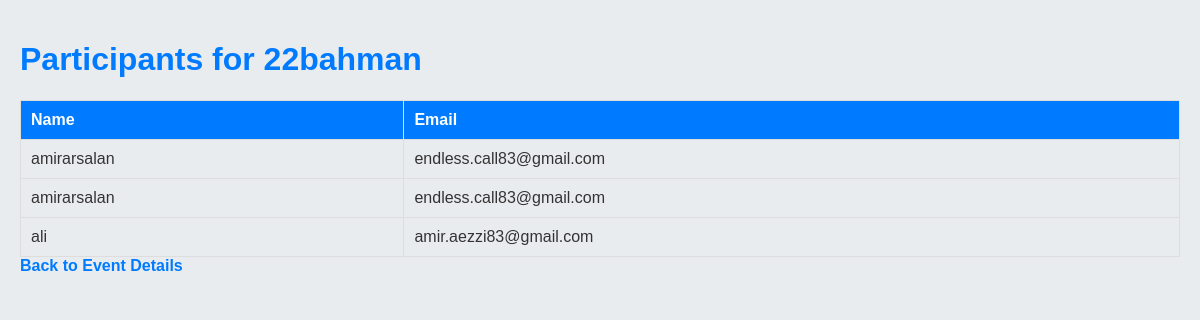
The app's page /events/1/participants/ (signed in) with its own data.
### events/models.py (models this page shows, shortened)
class Event(models.Model):
    title = models.CharField(max_length=200)
    description = models.TextField()
    date = models.DateField()
    time = models.TimeField()
    location = models.CharField(max_length=200)
    created_by = models.ForeignKey(User, on_delete=models.CASCADE)

class Participant(models.Model):
    event = models.ForeignKey(Event, on_delete=models.CASCADE)
    name = models.CharField(max_length=100)
    email = models.EmailField()

### events/views.py (the view)
# urls.py: path('<int:event_id>/participants/', participant_list, name='participant_list'),
@login_required
def participant_list(request, event_id):
    event = get_object_or_404(Event, id=event_id)
    if request.user != event.created_by:
        return redirect('event_detail', event_id=event_id)
    participants = Participant.objects.filter(event=event)
    return render(request, 'events/participant_list.html', {'event': event, 'participants': participants})

### events/templates/events/participant_list.html (shortened to what this page needs)
<!DOCTYPE html>
<html lang="en">
<head>
</head>
<body>
    <h1>Participants for {{ event.title }}</h1>
    <table>
        <thead>
            <tr>
                <th>Name</th>
                <th>Email</th>
            </tr>
        </thead>
        <tbody>
            {% for participant in participants %}
                <tr>
                    <td>{{ participant.name }}</td>
                    <td>{{ participant.email }}</td>
                </tr>
            {% empty %}
                <tr>
                    <td colspan="2">No participants registered yet.</td>
                </tr>
            {% endfor %}
        </tbody>
    </table>
    <a href="{% url 'event_detail' event.id %}">Back to Event Details</a>
</body>
</html>

### events/templates/events/participant_list.html (style rules this page uses)
body { font-family: 'Helvetica', sans-serif; background-color: #e9ecef; margin: 0; padding: 20px; color: #333; }
h1 { color: #007bff; }
table { width: 100%; border-collapse: collapse; }
th, td { padding: 10px; border: 1px solid #ddd; text-align: left; }
th { background-color: #007bff; color: #fff; }
a { text-decoration: none; color: #007bff; font-weight: bold; }

### records on screen
Event: title "22bahman"
Participant: name "amirarsalan", email "endless.call83@gmail.com"
Participant: name "amirarsalan", email "endless.call83@gmail.com"
Participant: name "ali", email "amir.aezzi83@gmail.com"
